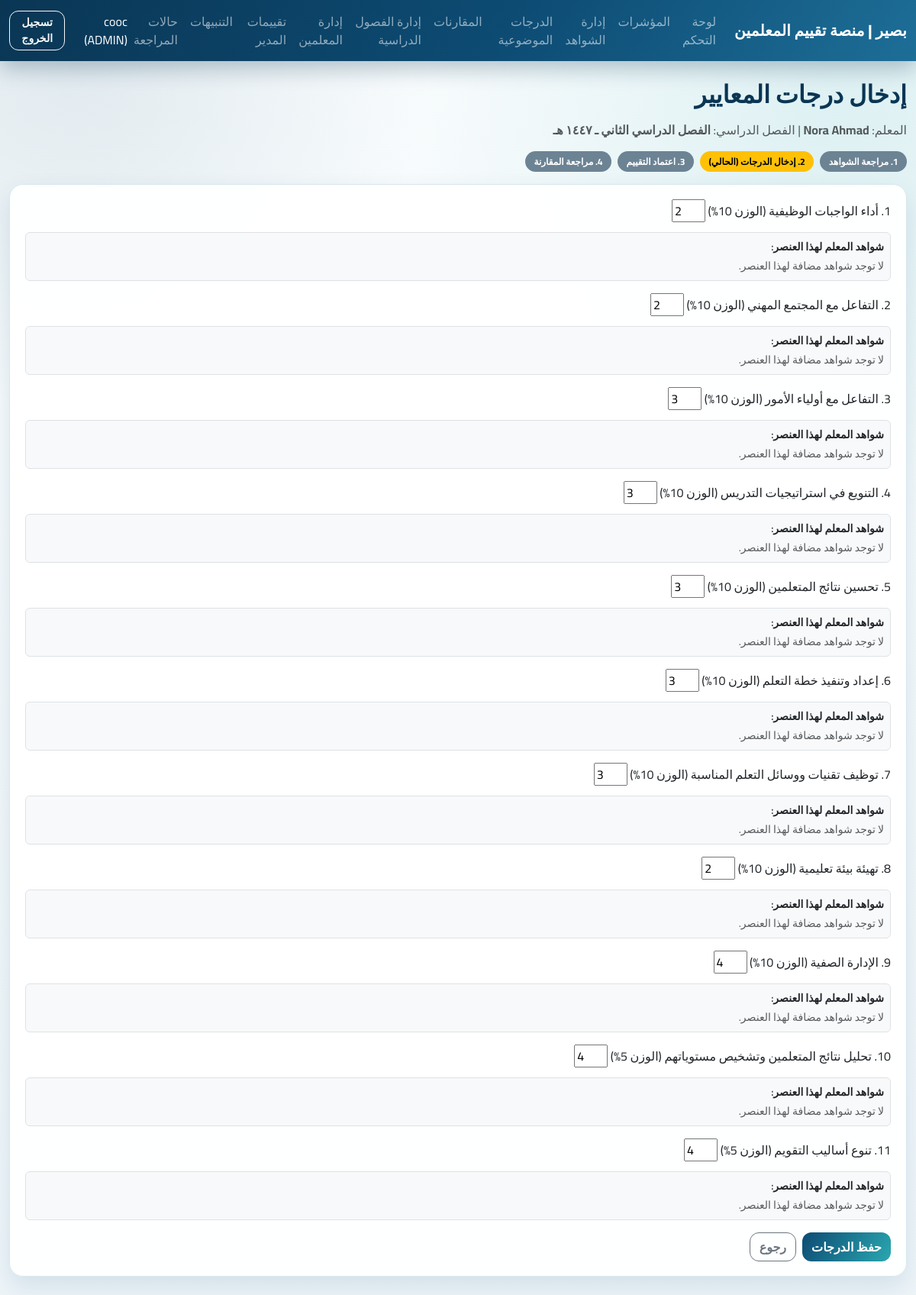
The app's page /evaluations/6/items/ (signed in) with its own data.
### apps/accounts/models.py (models this page shows)
class User(AbstractUser):
    class Role(models.TextChoices):
        TEACHER = "TEACHER", "Teacher"
        LEADER = "LEADER", "Leader"
        ADMIN = "ADMIN", "Admin"
    role = models.CharField(max_length=16, choices=Role.choices, default=Role.TEACHER)
    school = models.ForeignKey("schools.School", null=True, blank=True, on_delete=models.SET_NULL)
    class Meta:
        indexes = [models.Index(fields=["role", "school"])]

### apps/evaluations/models.py (models this page shows)
class ManagerEvaluation(models.Model):
    class Status(models.TextChoices):
        DRAFT = "DRAFT", "Draft"
        FINAL = "FINAL", "Final"
    teacher = models.ForeignKey("teachers.Teacher", on_delete=models.CASCADE, related_name="evaluations")
    cycle = models.ForeignKey("cycles.EvaluationCycle", on_delete=models.CASCADE, related_name="evaluations")
    manager = models.ForeignKey("accounts.User", on_delete=models.PROTECT, related_name="manager_evaluations")
    status = models.CharField(max_length=12, choices=Status.choices, default=Status.DRAFT)
    finalized_at = models.DateTimeField(null=True, blank=True)
    created_at = models.DateTimeField(auto_now_add=True)
    class Meta:
        constraints = [
            models.UniqueConstraint(fields=["teacher", "cycle"], name="uq_eval_teacher_cycle"),
        ]
        indexes = [models.Index(fields=["cycle", "status"])]

### apps/teachers/models.py (models this page shows)
class Teacher(models.Model):
    user = models.OneToOneField("accounts.User", on_delete=models.CASCADE, related_name="teacher_profile")
    school = models.ForeignKey("schools.School", on_delete=models.PROTECT, related_name="teachers")
    employee_id = models.CharField(max_length=50, unique=True)
    is_active = models.BooleanField(default=True)
    created_at = models.DateTimeField(auto_now_add=True)
    class Meta:
        indexes = [models.Index(fields=["school", "employee_id"])]
    def __str__(self) -> str:
        return self.user.get_full_name() or self.user.username

### apps/cycles/models.py (models this page shows, shortened)
class EvaluationCycle(models.Model):
    school = models.ForeignKey("schools.School", on_delete=models.CASCADE, related_name="cycles")
    name = models.CharField(max_length=100)
    start_date = models.DateField()
    end_date = models.DateField()
    is_active = models.BooleanField(default=True)
    created_at = models.DateTimeField(auto_now_add=True)
    class Meta:
        constraints = [
            models.UniqueConstraint(fields=["school", "name"], name="uq_cycle_school_name"),
            models.CheckConstraint(check=models.Q(end_date__gte=models.F("start_date")), name="ck_cycle_dates_order"),
        ]
        indexes = [models.Index(fields=["school", "is_active"])]

### apps/ui/views.py (the view)
# urls.py: path("evaluations/<int:evaluation_id>/items/", views.evaluation_items_page, name="evaluation-items"),
@login_required
def evaluation_items_page(request: HttpRequest, evaluation_id: int) -> HttpResponse:
    if not _require_roles(request.user, [User.Role.LEADER, User.Role.ADMIN]):
        messages.error(request, "تعديل التقييمات متاح فقط للقادة أو المديرين.")
        return redirect("ui:dashboard")
    evaluation = get_object_or_404(
        _by_role_queryset(request.user, ManagerEvaluation),
        id=evaluation_id,
    )
    evidences = (
        TeacherEvidence.objects.filter(teacher=evaluation.teacher, cycle=evaluation.cycle)
        .select_related("criterion")
        .prefetch_related("attachments")
        .order_by("-created_at")
    )
    evidences_by_criterion: dict[int, list[TeacherEvidence]] = {}
    for evidence in evidences:
        evidences_by_criterion.setdefault(evidence.criterion_id, []).append(evidence)
    if evaluation.status == ManagerEvaluation.Status.FINAL:
        messages.info(request, "تم اعتماد هذا التقييم مسبقا.")
        return redirect("ui:evaluations")
    if request.method == "POST":
        form = EvaluationItemsForm(request.POST, evaluation=evaluation)
        if form.is_valid():
            form.save()
            log_audit(
                actor=request.user,
                action="evaluation.items_upserted",
                entity_type="ManagerEvaluation",
                entity_id=str(evaluation.id),
                after={"items_count": evaluation.items.count()},
            )
            messages.success(request, "تم حفظ درجات المعايير.")
            return redirect("ui:evaluations")
    else:
        form = EvaluationItemsForm(evaluation=evaluation)
    criterion_rows = []
    for field in form:
        criterion_id = int(field.name.split("_", 1)[1])
        criterion_rows.append(
            {
                "field": field,
                "evidences": evidences_by_criterion.get(criterion_id, []),
            }
        )
    return render(
        request,
        "ui/evaluation_items.html",
        {"evaluation": evaluation, "form": form, "criterion_rows": criterion_rows},
    )

### apps/ui/forms.py (shortened to what this page needs)
class EvaluationItemsForm(forms.Form):
    def __init__(self, *args, **kwargs):
        self.evaluation = kwargs.pop("evaluation")
        super().__init__(*args, **kwargs)
        existing = {
            item.criterion_id: item.score
            for item in self.evaluation.items.select_related("criterion").all()
        }
        for criterion in EvaluationCriterion.objects.filter(is_active=True).order_by("order"):
            field_name = f"criterion_{criterion.id}"
            self.fields[field_name] = forms.IntegerField(
                min_value=1,
                max_value=5,
                required=True,
                initial=existing.get(criterion.id),
                label=f"{criterion.order}. {criterion.name} (الوزن {criterion.weight_percent}%)",
            )

### apps/ui/views.py (called while the page is built)
def _by_role_queryset(user: User, model, teacher_lookup: str = "teacher"):
    qs = model.objects.all()
    if user.role == User.Role.ADMIN:
        return qs
    if user.role == User.Role.LEADER:
        return qs.filter(**{f"{teacher_lookup}__school": user.school})
    return qs.filter(**{f"{teacher_lookup}__user": user})

def _require_roles(user: User, allowed: list[str]) -> bool:
    return user.is_authenticated and user.role in allowed

### apps/ui/templates/ui/evaluation_items.html (shortened to what this page needs)
{% extends "ui/base.html" %}
{% block content %}
<h2 class="mb-3">إدخال درجات المعايير</h2>
<p class="text-muted">المعلم: <strong>{{ evaluation.teacher }}</strong> | الفصل الدراسي: <strong>{{ evaluation.cycle.name }}</strong></p>
<div class="mb-3 d-flex gap-2 flex-wrap">
  <span class="badge text-bg-secondary">1. مراجعة الشواهد</span>
  <span class="badge text-bg-warning">2. إدخال الدرجات (الحالي)</span>
  <span class="badge text-bg-secondary">3. اعتماد التقييم</span>
  <span class="badge text-bg-secondary">4. مراجعة المقارنة</span>
</div>
<div class="card">
  <div class="card-body">
    <form method="post">
      {% for row in criterion_rows %}
        {% with field=row.field %}
        <div class="mb-3">
          <label class="form-label" for="{{ field.id_for_label }}">{{ field.label }}</label>
          {{ field }}
          <div class="mt-2 border rounded p-2 bg-light">
            <div class="fw-semibold small mb-1">شواهد المعلم لهذا العنصر:</div>
            {% for evidence in row.evidences %}
              <div class="small mb-1">
                - {{ evidence.evidence_text }}
                {% if evidence.attachments.all %}
                  <div class="mt-1">
                    {% for attachment in evidence.attachments.all %}
                      <a href="{{ attachment.file.url }}" target="_blank" rel="noopener">{{ attachment.filename }}</a>{% if not forloop.last %} | {% endif %}
                    {% endfor %}
                  </div>
                {% endif %}
                <span class="text-muted">({{ evidence.created_at }})</span>
              </div>
            {% empty %}
              <div class="small text-muted">لا توجد شواهد مضافة لهذا العنصر.</div>
            {% endfor %}
          </div>
        </div>
        {% endwith %}
      {% endfor %}
      <div class="d-flex gap-2">
        <button class="btn btn-primary" type="submit">حفظ الدرجات</button>
        <a class="btn btn-outline-secondary" href="{% url 'ui:evaluations' %}">رجوع</a>
      </div>
    </form>
  </div>
</div>
{% endblock %}

### apps/ui/templates/ui/base.html (shortened to what this page needs)
<!doctype html>
<html lang="ar" dir="rtl">
<head>
  <link href="https://cdn.jsdelivr.net/npm/bootstrap@5.3.3/dist/css/bootstrap.rtl.min.css" rel="stylesheet">
</head>
<body>
  <nav class="navbar navbar-expand-lg navbar-dark">
    <div class="container-fluid">
      <a class="navbar-brand" href="{% url 'ui:dashboard' %}">بصير | منصة تقييم المعلمين</a>
      <div class="collapse navbar-collapse show">
        <ul class="navbar-nav me-auto mb-2 mb-lg-0">
          <li class="nav-item"><a class="nav-link" href="{% url 'ui:dashboard' %}">لوحة التحكم</a></li>
          <li class="nav-item"><a class="nav-link" href="{% url 'ui:metrics' %}">المؤشرات</a></li>
          {% if request.user.role == 'LEADER' or request.user.role == 'ADMIN' %}
            <li class="nav-item"><a class="nav-link" href="{% url 'ui:evidences-admin' %}">إدارة الشواهد</a></li>
          {% endif %}
          <li class="nav-item"><a class="nav-link" href="{% url 'ui:objective-scores' %}">الدرجات الموضوعية</a></li>
          <li class="nav-item"><a class="nav-link" href="{% url 'ui:comparisons' %}">المقارنات</a></li>
          {% if request.user.role == 'LEADER' or request.user.role == 'ADMIN' %}
            <li class="nav-item"><a class="nav-link" href="{% url 'ui:semesters-manage' %}">إدارة الفصول الدراسية</a></li>
            <li class="nav-item"><a class="nav-link" href="{% url 'ui:teachers-manage' %}">إدارة المعلمين</a></li>
            <li class="nav-item"><a class="nav-link" href="{% url 'ui:evaluations' %}">تقييمات المدير</a></li>
            <li class="nav-item"><a class="nav-link" href="{% url 'ui:flags' %}">التنبيهات</a></li>
            <li class="nav-item"><a class="nav-link" href="{% url 'ui:cases' %}">حالات المراجعة</a></li>
          {% endif %}
        </ul>
        <span class="navbar-text text-white me-3">
          {{ request.user.username }} ({{ request.user.role }})
        </span>
        <form action="{% url 'ui:logout' %}" method="post">
          <button class="btn btn-outline-light btn-sm" type="submit">تسجيل الخروج</button>
        </form>
      </div>
    </div>
  </nav>
  <main class="container my-4">
    {% block content %}{% endblock %}
  </main>
</body>
</html>

### apps/ui/templates/ui/base.html (style rules this page uses)
:root { --brand-navy: #0d4b73; --brand-navy-deep: #0a3654; --brand-teal: #2aa7b0; --brand-teal-soft: #66cbd0; --ink: #163d56; --ink-soft: #5f7a8d; --surface: #ffffff; --surface-soft: #f4f9fb; --line: #d7e6ee; --shadow: 0 14px 32px rgba(13, 75, 115, 0.12); }
body { font-family: "Cairo", sans-serif; color: var(--ink); background: radial-gradient(circle at 92% 8%, rgba(42, 167, 176, 0.13), transparent 30%), radial-gradient(circle at 8% 4%, rgba(13, 75, 115, 0.1), transparent 24%), linear-gradient(180deg, #f9fcfd 0%, #eef5f9 100%); min-height: 100vh; }
h1, h2, h3, h4, h5, h6 { font-weight: 700; color: var(--brand-navy-deep); }
.navbar { background: linear-gradient(120deg, var(--brand-navy-deep), var(--brand-navy) 55%, #1d6e97); box-shadow: 0 10px 28px rgba(10, 54, 84, 0.28); }
.navbar-brand { font-weight: 800; letter-spacing: 0.2px; }
.navbar-nav .nav-link { border-radius: 10px; padding-inline: 10px; transition: background-color 0.2s ease, color 0.2s ease; }
main.container { max-width: 1280px; }
.card { border: 1px solid var(--line); border-radius: 18px; box-shadow: var(--shadow); background: rgba(255, 255, 255, 0.94); backdrop-filter: blur(2px); }
.card .card-body { padding: 1.2rem 1.25rem; }
.btn { border-radius: 12px; font-weight: 700; box-shadow: none; }
.btn-primary { border: none; background: linear-gradient(120deg, var(--brand-navy), var(--brand-teal)); }
.badge { border-radius: 999px; padding: 0.46rem 0.72rem; font-weight: 700; }
.text-bg-secondary { background-color: #6c8394 !important; color: #fff !important; }

### records on screen
User: user.username "cooc", user.role "ADMIN"
ManagerEvaluation: teacher "Nora Ahmad", cycle.name "الفصل الدراسي الثاني ـ ١٤٤٧ هـ"

### other values on screen
{{ field.label }} "1. أداء الواجبات الوظيفية (الوزن 10%)" "2. التفاعل مع المجتمع المهني (الوزن 10%)" "3. التفاعل مع أولياء الأمور (الوزن 10%)" "4. التنويع في استراتيجيات التدريس (الوزن 10%)" "5. تحسين نتائج المتعلمين (الوزن 10%)" "6. إعداد وتنفيذ خطة التعلم (الوزن 10%)" "7. توظيف تقنيات ووسائل التعلم المناسبة (الوزن 10%)" "8. تهيئة بيئة تعليمية (الوزن 10%)" "9. الإدارة الصفية (الوزن 10%)" "10. تحليل نتائج المتعلمين وتشخيص مستوياتهم (الوزن 5%)" "11. تنوع أساليب التقويم (الوزن 5%)"
